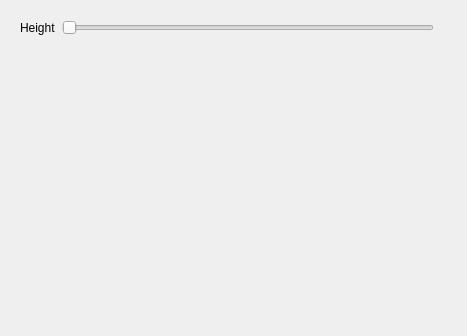
<?xml version="1.0" encoding="UTF-8"?>
<ui version="4.0">
 <class>TopSideBarWidgetConfigures</class>
 <widget class="QWidget" name="TopSideBarWidgetConfigures">
  <property name="geometry">
   <rect>
    <x>0</x>
    <y>0</y>
    <width>467</width>
    <height>336</height>
   </rect>
  </property>
  <property name="windowTitle">
   <string>Form</string>
  </property>
  <layout class="QVBoxLayout" name="verticalLayout">
   <item>
    <widget class="QWidget" name="widget_2" native="true">
     <layout class="QHBoxLayout" name="horizontalLayout">
      <item>
       <widget class="QLabel" name="label">
        <property name="text">
         <string>Height</string>
        </property>
       </widget>
      </item>
      <item>
       <widget class="QSlider" name="height_slider">
        <property name="orientation">
         <enum>Qt::Orientation::Horizontal</enum>
        </property>
       </widget>
      </item>
      <item>
       <widget class="QLabel" name="height_show_label">
        <property name="text">
         <string/>
        </property>
       </widget>
      </item>
     </layout>
    </widget>
   </item>
   <item>
    <spacer name="verticalSpacer">
     <property name="orientation">
      <enum>Qt::Orientation::Vertical</enum>
     </property>
     <property name="sizeHint" stdset="0">
      <size>
       <width>20</width>
       <height>293</height>
      </size>
     </property>
    </spacer>
   </item>
  </layout>
 </widget>
 <resources/>
 <connections/>
</ui>
